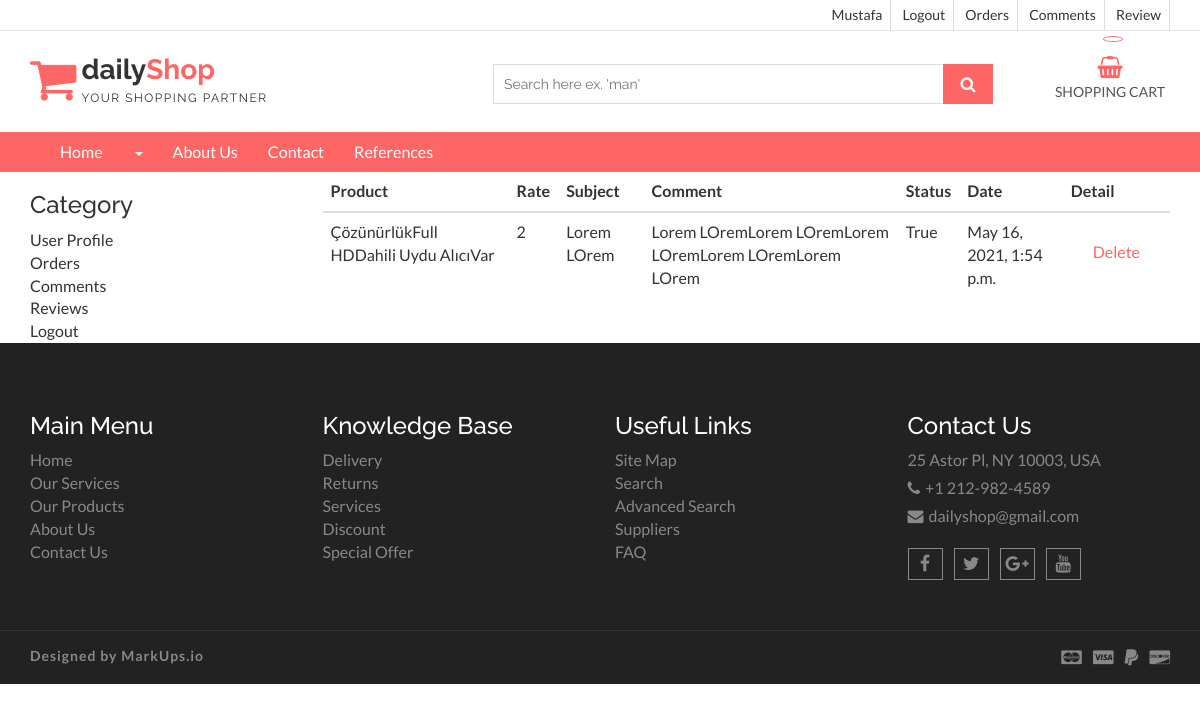
/user/comments/ (signed in), run on the app's committed database.
### product/models.py (models this page shows, shortened)
class Comment(models.Model):
    STATUS = (
        ('New','Yeni'),
        ('True', 'Evet'),
        ('False', 'Hayır'),
    )
    product = models.ForeignKey(Product,on_delete=models.CASCADE)
    user = models.ForeignKey(User,on_delete=models.CASCADE)
    subject = models.CharField(max_length=100,blank=True)
    comment = models.TextField(max_length=100,blank=True)
    rate = models.IntegerField(blank=True)
    status = models.CharField(max_length=10,choices=STATUS,default='New')
    ip = models.CharField(blank=True,max_length=20)
    create_at = models.DateTimeField(auto_now_add=True)
    update_at = models.DateTimeField(auto_now=True)

class Product(models.Model):
    STATUS = (
        ('True', 'Evet'),
        ('False', 'Hayır'),
    )
    category = models.ForeignKey(Category,on_delete=models.CASCADE) #relation with Category table  .. category_id .. CASCADE category id silindimi alt elemanlarıyla beraber sil demek.
    title = models.CharField(max_length=100,blank=True)
    slug = models.SlugField(unique=True,null=False)
    keywords = models.CharField(max_length=255,blank=True)
    description = models.CharField(max_length=255,blank=True)
    image = models.ImageField(blank=True,upload_to='images/')
    price = models.FloatField()
    amount = models.IntegerField()
    detail = RichTextUploadingField()
    status = models.CharField(max_length=10,choices=STATUS)
    create_at = models.DateTimeField(auto_now_add=True)
    update_at = models.DateTimeField(auto_now=True)
    def image_tag(self):
        if self.image:
            return mark_safe('<img src="{}" height="50"/>'.format(self.image.url))
        else:
            return ""
    image_tag.short_description = 'Image'

### user/views.py (the view)
# urls.py: path('comments/', views.comments, name="comments"),
@login_required(login_url='/login')
def comments(request):
    category = Category.objects.all()
    current_user = request.user
    profile = UserProfile.objects.get(user_id=current_user.id)
    comments = Comment.objects.filter(user_id=current_user.id)
    context = {
        'category': category,
        'comments': comments,
        'profile': profile
    }
    return render(request, "user_comments.html", context)

### home/models.py (called while the page is built)
    def user_name(self):
        return '[' + self.user.username + '] ' + self.user.first_name + ' ' + self.user.last_name

### user/templates/user_comments.html (shortened to what this page needs)
{% extends 'homebase.html' %}
{% block navbar %}
    {% include 'navbar.html' %}
{% endblock %}
{% block content %}
    <section id="aa-error">
        <div class="container">
            <div class="row">
                <div class="col-md-3">
                    {% include "user_panel.html" %}
                </div>
                <div class="col-md-9">
                    <table class="table">
                        <thead>
                        <tr>
                            <th scope="col">Product</th>
                            <th scope="col">Rate</th>
                            <th scope="col">Subject</th>
                            <th scope="col">Comment</th>
                            <th scope="col">Status</th>
                            <th scope="col">Date</th>
                            <th scope="col">Detail</th>
                        </tr>
                        </thead>
                        <tbody>
                        {% for rs in comments %}
                            <tr>
                                <td scope="col">
                                    <a href="/product/{{ rs.product_id }}/{{ rs.product.slug }}">
                                        {{ rs.product.title }}
                                    </a>
                                </td>
                                <td scope="col">{{ rs.rate }}</td>
                                <td scope="col">{{ rs.subject }}</td>
                                <td scope="col">{{ rs.comment }}</td>
                                <td scope="col">{{ rs.status }}</td>
                                <td scope="col">{{ rs.create_at }}</td>
                                <td scope="col">
                                    <a class=" aa-secondary-btn"
                                       href="/user/deletecomment/{{ rs.id }}"
                                       onclick="return confirm('Silmek istediğinize emin misiniz?')">
                                        Delete
                                    </a>
                                </td>
                            </tr>
                        {% endfor %}
                        </tbody>
                    </table>
                </div>
            </div>
        </div>
    </section>
{% endblock %}

### home/templates/header.html (shortened to what this page needs)
{% load static %}
<link rel="stylesheet" href="https://ajax.googleapis.com/ajax/libs/jqueryui/1.11.4/themes/smoothness/jquery-ui.css">
<header id="aa-header">
    <div class="aa-header-top">
        <div class="container">
            <div class="row">
                <div class="col-md-12">
                    <div class="aa-header-top-area">
                        <div class="aa-header-top-right">
                            <ul class="aa-head-top-nav-right">
                                {% if user.id is not None %}
                                    <li><a href="/user">{{ user.first_name }}</a></li>
                                {% else %}
                                    <li><a href="/login/">Login</a></li>
                                    <li><a href="/register/">Register</a></li>
                                {% endif %}
                                <li class="hidden-xs"><a href="/logout/">Logout</a></li>
                                <li class="hidden-xs"><a href="/user/orders">Orders</a></li>
                                <li class="hidden-xs"><a href="/user/comments">Comments</a></li>
                                <li class="hidden-xs"><a href="/user/reviews">Review</a></li>
                            </ul>
                        </div>
                    </div>
                </div>
            </div>
        </div>
    </div>
    <div class="aa-header-bottom">
        <div class="container">
            <div class="row">
                <div class="col-md-12">
                    <div class="aa-header-bottom-area">
                        <div class="aa-logo">
                            <a href="index.html">
                                <span class="fa fa-shopping-cart"></span>
                                <p>daily<strong>Shop</strong> <span>Your Shopping Partner</span></p>
                            </a>
                        </div>
                        <div class="aa-cartbox">
                            <a class="aa-cart-link" href="/shopcart/">
                                <span class="fa fa-shopping-basket"></span>
                                <span class="aa-cart-title">SHOPPING CART</span>
                                <span class="aa-cart-notify">{{ request.session.cart_items }}</span>
                            </a>
                        </div>
                        <div class="aa-search-box">
                            <form action="/search/" method="post">
                                <input type="text" name="query" id="query" placeholder="Search here ex. 'man' ">
                                <button type="submit"><span class="fa fa-search"></span></button>
                            </form>
                        </div>
                    </div>
                </div>
            </div>
        </div>
    </div>
</header>

### home/static/css/theme-color/default-theme.css (style rules this page uses)
.aa-secondary-btn { color: #ff6666; }
#aa-header .aa-header-bottom .aa-header-bottom-area .aa-logo a > span { color: #ff6666; }
#aa-header .aa-header-bottom .aa-header-bottom-area .aa-logo a strong { color: #ff6666; }
#aa-header .aa-header-bottom .aa-header-bottom-area .aa-search-box button { background-color: #ff6666; }
#aa-header .aa-header-bottom .aa-cartbox .aa-cart-link { color: #ff6666; }
#aa-header .aa-header-bottom .aa-cartbox .aa-cart-link .aa-cart-notify { border: 1px solid #ff6666; color: #ff6666; }
#aa-header .aa-header-bottom .aa-cartbox .aa-cart-link .aa-cart-notify:after { border-top-color: #ff6666; }

### data on the page
Comment: product "ÇözünürlükFull HDDahili Uydu AlıcıVar", rate "2", subject "Lorem LOrem", comment "Lorem LOremLorem LOremLorem LOremLorem LOremLorem LOrem", status "True", create_at "May 16, 2021, 1:54 p.m."

### other printed values
{{ user.first_name }} "Mustafa"
